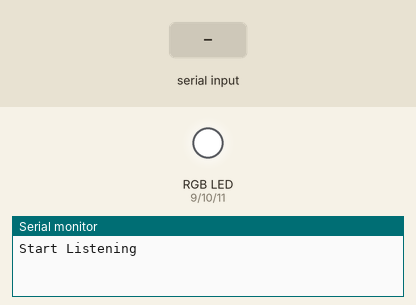
Bench run of a sketch on a simulated Arduino Uno, built with avr-gcc and run on an emulated ATmega328P. Shown: an RGB LED mixed from three pins (HIGH = lit), the last lines printed to the serial monitor. The test bench sets the inputs (shaded band).

Above: at 1.2 s.
1.3 s: "r" received over Serial
At 2.5 s:
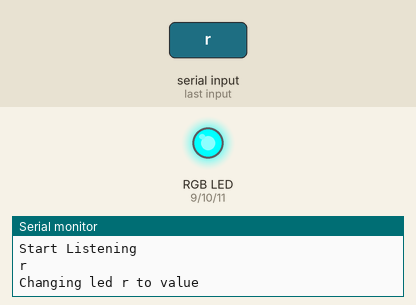
2.9 s: "g" received over Serial
At 3.7 s:
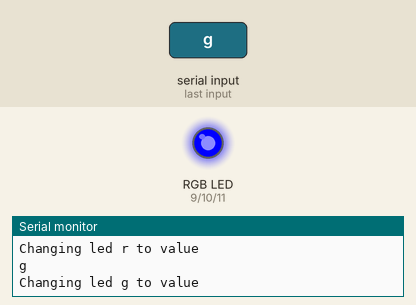
4.4 s: "b" received over Serial
At 4.9 s:
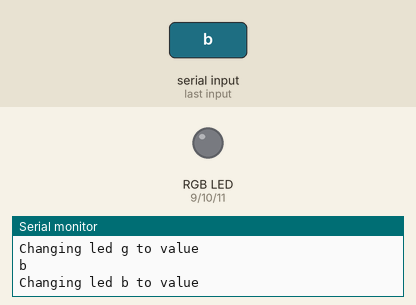
Timing chart, 0 to 7.4 s (numbered marks = the images above; inputs shaded):
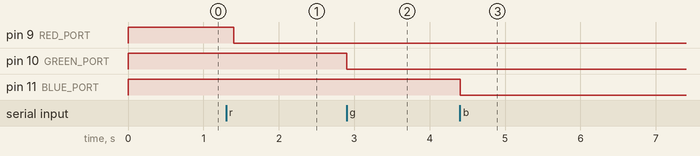

Measured:
- after the input at 1.3 s, pin 9 (RED_PORT): HIGH → LOW after 0.10 s
- after the input at 2.9 s, pin 10 (GREEN_PORT): HIGH → LOW at once
- after the input at 4.4 s, pin 11 (BLUE_PORT): HIGH → LOW at once

The sketch:

rgb_strip_c.ino
```cpp
/**
*
* Code to read value from serial and change RGB value.
* Accepted value is (r=? OR g=? OR b=? OR red=? OR green=? OR blue=?)
* where ? is integer range from 0 to 255. Key is in case insensitive.
*
* @author Khairul
* @date 20130819
*/

#define RED_PORT 9
#define GREEN_PORT 10
#define BLUE_PORT 11

void setup(){
  // Setup all rgb pin to output mode
  pinMode(RED_PORT, OUTPUT);
  pinMode(GREEN_PORT, OUTPUT);
  pinMode(BLUE_PORT, OUTPUT);

  Serial.begin(9600);
  Serial.write("Start Listening\n");
  analogWrite(RED_PORT, 255);
  analogWrite(GREEN_PORT, 255);
  analogWrite(BLUE_PORT, 255);
}

String getValue(String data, char separator, int index)
{
  int found = 0;
  int strIndex[] = {
    0, -1        };
  int maxIndex = data.length()-1;

  for(int i=0; i<=maxIndex && found<=index; i++){
    if(data.charAt(i)==separator || i==maxIndex){
      found++;
      strIndex[0] = strIndex[1]+1;
      strIndex[1] = (i == maxIndex) ? i+1 : i;
    }
  }

  return found>index ? data.substring(strIndex[0], strIndex[1]) : "";
}

void loop() {
  String content = "";
  char character;
  while(Serial.available()) { // Read from serial, if available, continue.
    character = Serial.read();
    content.concat(character);
  }
  if (content != "") {
    Serial.println(content);
    String ledToChange = getValue(content, '=', 0);
    String ledValueStr = getValue(content, '=', 1);
    int ledValueInt = ledValueStr.toInt();
    Serial.println("Changing led " + ledToChange + " to value " + ledValueStr);
    ledToChange.toLowerCase();
    if(ledToChange == "r" || ledToChange == "red") {
      analogWrite(RED_PORT, ledValueInt);
    }
    else if (ledToChange == "g" || ledToChange == "green") {
      analogWrite(GREEN_PORT, ledValueInt);
    }
    else if (ledToChange == "b" || ledToChange == "blue") {
      analogWrite(BLUE_PORT, ledValueInt);
    }
    else if (ledToChange == "off") {
      analogWrite(RED_PORT, 0);
      analogWrite(GREEN_PORT, 0);
      analogWrite(BLUE_PORT, 0);
    }
  }
  delay(100); // Just to be safe, we delay every 100miliseconds
}
```
